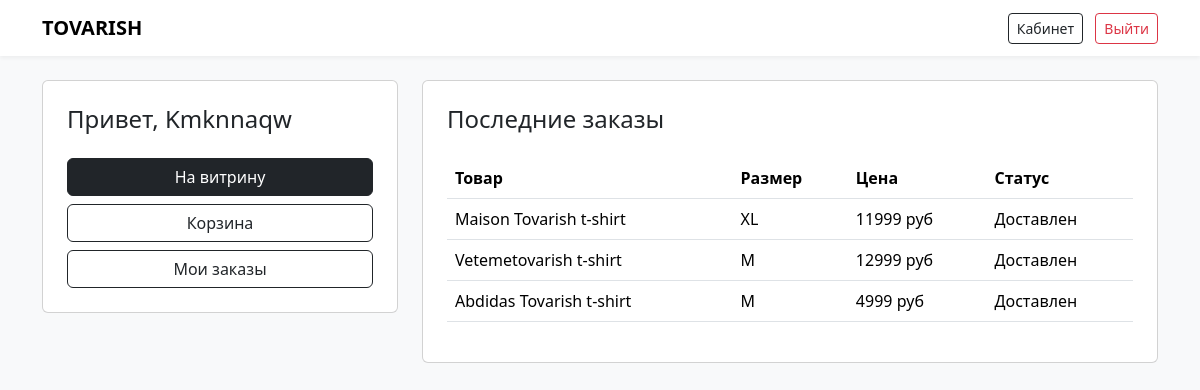
Screenshot of /profile (signed in) with the database file from the repository.
### models.py (models this page shows)
class Order(Base):
    __tablename__ = "orders"
    id = Column(Integer, primary_key=True)
    user_id = Column(Integer, ForeignKey("users.id"), nullable=False)
    product_id = Column(Integer, ForeignKey("products.id"), nullable=False)
    product_name = Column(String(100), nullable=False)
    price = Column(Integer, nullable=False)
    size = Column(String(5), default="M")
    status = Column(String(20), default="В пути")
    created_at = Column(DateTime, default=datetime.utcnow)

### app.py (the view)
@app.route("/profile")
def profile():
    if "user_id" not in session:
        return redirect(url_for("login"))
    user_orders = db.query(Order).filter_by(user_id=session["user_id"]).order_by(Order.created_at.desc()).all()
    return render_template("profile.html", orders=user_orders)

### templates/profile.html (shortened to what this page needs)
{% extends "base.html" %}
{% block content %}
<div class="row">
    <div class="col-md-4">
        <div class="card p-4">
            <h4>Привет, {{ session.username }}</h4>
            <a href="/offers" class="btn btn-dark w-100 mt-3">На витрину</a>
            <a href="/basket" class="btn btn-outline-dark w-100 mt-2">Корзина</a>
            <a href="/orders" class="btn btn-outline-dark w-100 mt-2">Мои заказы</a>
        </div>
    </div>
    <div class="col-md-8">
        <div class="card p-4">
            <h4>Последние заказы</h4>
            {% if orders %}
                <table class="table mt-3">
                    <thead>
                        <tr><th>Товар</th><th>Размер</th><th>Цена</th><th>Статус</th></tr>
                    </thead>
                    <tbody>
                        {% for order in orders %}
                        <tr>
                            <td>{{ order.product_name }}</td>
                            <td>{{ order.size }}</td>
                            <td>{{ order.price }} руб</td>
                            <td>{{ order.status }}</td>
                        </tr>
                        {% endfor %}
                    </tbody>
                </table>
            {% else %}
                <p>Заказов пока нет</p>
            {% endif %}
        </div>
    </div>
</div>
{% endblock %}

### templates/base.html (style rules this page uses)
body { background: #f8f9fa; }

### rows the page displays
Order: product_name "Maison Tovarish t-shirt", size "XL", price "11999", status "Доставлен"
Order: product_name "Vetemetovarish t-shirt", size "M", price "12999", status "Доставлен"
Order: product_name "Abdidas Tovarish t-shirt", size "M", price "4999", status "Доставлен"

### other values shown
{{ session.username }} "Kmknnaqw"
